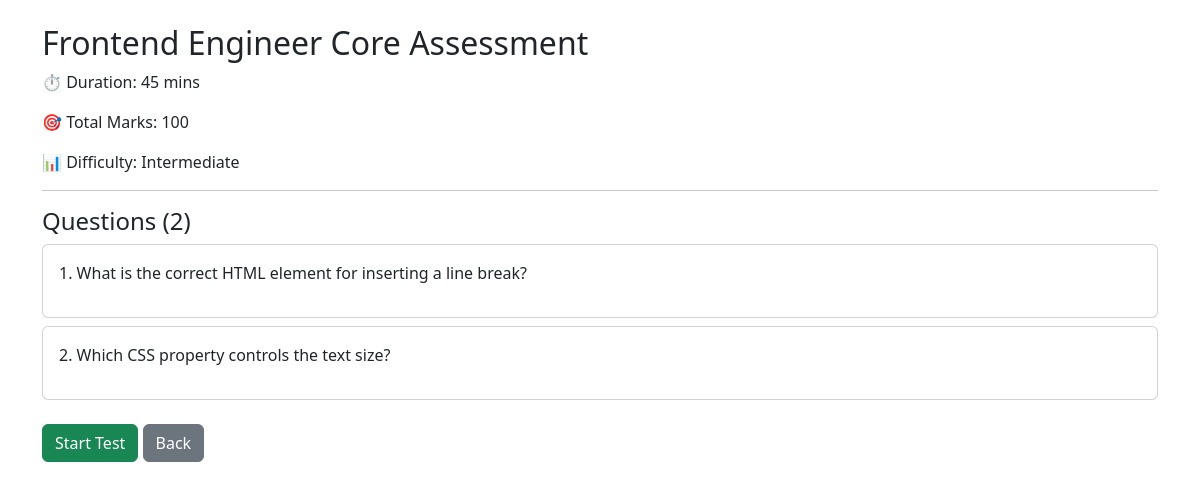
Screenshot of /assessments/1/ (signed in) with the database file from the repository.
### assessments/models.py (models this page shows, shortened)
class Assessment(models.Model):
    DIFFICULTY = [('Beginner', 'Beginner'), ('Intermediate', 'Intermediate'), ('Advanced', 'Advanced')]
    title = models.CharField(max_length=200, default='')
    duration = models.IntegerField(default=60)
    total_marks = models.IntegerField(default=100)
    difficulty = models.CharField(max_length=20, choices=DIFFICULTY, default='Beginner')
    is_active = models.BooleanField(default=True)

class Question(models.Model):
    assessment = models.ForeignKey(Assessment, on_delete=models.CASCADE, related_name='questions')
    text = models.TextField(default='')
    correct_option = models.CharField(max_length=1, default='a')
    title = models.CharField(max_length=255, blank=True, default='')
    problem_statement = models.TextField(blank=True, default='')
    difficulty = models.CharField(max_length=10, choices=DIFFICULTY_Q_CHOICES, default='easy')
    question_type = models.CharField(max_length=10, choices=QUESTION_TYPE_CHOICES, default='mcq')
    language = models.CharField(max_length=20, choices=LANGUAGE_CHOICES, blank=True, null=True)
    hint = models.TextField(blank=True, null=True)
    solution = models.TextField(blank=True, null=True)
    option_a = models.CharField(max_length=255, blank=True, null=True)
    option_b = models.CharField(max_length=255, blank=True, null=True)
    option_c = models.CharField(max_length=255, blank=True, null=True)
    option_d = models.CharField(max_length=255, blank=True, null=True)
    time_limit = models.PositiveIntegerField(default=60, help_text="Time limit in minutes for this question")
    marks = models.IntegerField(default=10)
    created_at = models.DateTimeField(auto_now_add=True, null=True)

### assessments/views.py (the view)
# urls.py: path('<int:pk>/', views.assessment_detail, name='assessment_detail'),
@login_required
def assessment_detail(request, pk):
    assessment = get_object_or_404(Assessment, pk=pk)
    questions = Question.objects.filter(assessment=assessment)
    return render(request, 'assessments/detail.html', {
        'assessment': assessment,
        'questions': questions
    })

### accounts/context_processors.py (called while the page is built)
def theme(request):
    active_theme = 'dark'
    user = getattr(request, 'user', None)
    if user is not None and user.is_authenticated:
        settings_obj = getattr(user, 'settings', None)
        if settings_obj is not None:
            active_theme = settings_obj.theme
    return {'active_theme': active_theme}

### OnlineCodingAssessment/assessments/templates/assessments/detail.html (shortened to what this page needs)
<!DOCTYPE html>
<html>
<head>
    <link href="https://cdn.jsdelivr.net/npm/bootstrap@5.3.0/dist/css/bootstrap.min.css" rel="stylesheet">
</head>
<body>
<div class="container mt-4">
    <h2>{{ assessment.title }}</h2>
    <p>⏱ Duration: {{ assessment.duration }} mins</p>
    <p>🎯 Total Marks: {{ assessment.total_marks }}</p>
    <p>📊 Difficulty: {{ assessment.difficulty }}</p>
    <hr>
    <h4>Questions ({{ questions.count }})</h4>
    {% for q in questions %}
    <div class="card mb-2 p-3">
        <p>{{ forloop.counter }}. {{ q.text }}</p>
    </div>
    {% empty %}
    <p>No questions added yet.</p>
    {% endfor %}
    <a href="{% url 'take_assessment' assessment.pk %}"
       class="btn btn-success mt-3">Start Test</a>
    <a href="{% url 'assessments' %}"
       class="btn btn-secondary mt-3">Back</a>
</div>
</body>
</html>

### rows the page displays
Assessment: title "Frontend Engineer Core Assessment", duration "45", total_marks "100", difficulty "Intermediate"
Question: text "What is the correct HTML element for inserting a line break?"
Question: text "Which CSS property controls the text size?"

### other values shown
{{ questions.count }} "2"
